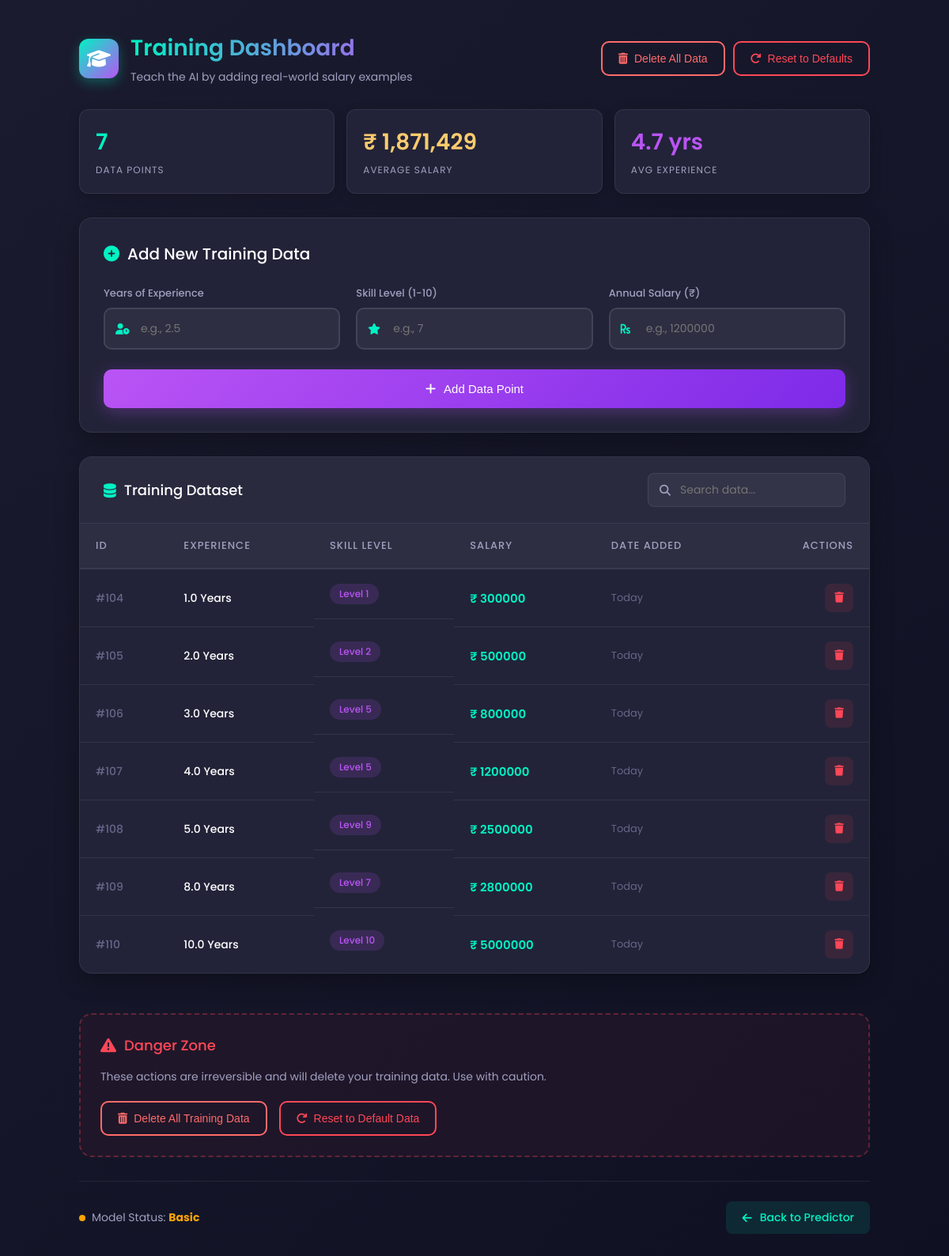
/train/, run on the app's committed database.
### predictor/models.py (models this page shows, shortened)
class SalaryData(models.Model):
    years = models.FloatField()
    job_level = models.IntegerField()
    salary = models.FloatField()

### predictor/views.py (the view)
# urls.py: path('train/', views.train_page, name='train'),
def train_page(request):
    db_data = SalaryData.objects.all().order_by('years')
    context = {
        'dataset': db_data,
    }
    return render(request, 'train.html', context)

### predictor/templates/train.html (shortened to what this page needs)
<!DOCTYPE html>
<html lang="en">
<head>
    <link rel="stylesheet" href="https://cdnjs.cloudflare.com/ajax/libs/font-awesome/6.4.0/css/all.min.css">
    <link rel="stylesheet" href="https://cdn.jsdelivr.net/npm/sweetalert2@11/dist/sweetalert2.min.css">
</head>
<body>
    <div class="header">
        <div class="header-left">
            <div class="header-icon">
                <i class="fas fa-graduation-cap"></i>
            </div>
            <div class="header-text">
                <h1>Training Dashboard</h1>
                <div class="subtitle">Teach the AI by adding real-world salary examples</div>
            </div>
        </div>
        <div class="header-actions">
            <button class="btn-delete-all" onclick="showDeleteAllModal()" id="deleteAllBtn" {% if dataset|length == 0 %}disabled{% endif %}>
                <i class="fas fa-trash-alt"></i>
                Delete All Data
            </button>
            <button class="btn-reset" onclick="showResetModal()">
                <i class="fas fa-redo"></i>
                Reset to Defaults
            </button>
        </div>
    </div>
    <div class="stats-container">
        <div class="stat-card">
            <div class="stat-value data-count" id="dataCount">...</div>
            <div class="stat-label">Data Points</div>
        </div>
        <div class="stat-card">
            <div class="stat-value avg-salary" id="avgSalary">...</div>
            <div class="stat-label">Average Salary</div>
        </div>
        <div class="stat-card">
            <div class="stat-value avg-exp" id="avgExp">...</div>
            <div class="stat-label">Avg Experience</div>
        </div>
    </div>
    <div class="add-card">
        <div class="card-title">
            <i class="fas fa-plus-circle"></i>
            <h2>Add New Training Data</h2>
        </div>
        <div class="form-row">
            <div class="input-group">
                <label>Years of Experience</label>
                <div class="input-with-icon">
                    <i class="fas fa-user-clock"></i>
                    <input type="number" id="t_years" placeholder="e.g., 2.5" min="0" max="50" step="0.5">
                </div>
            </div>
            <div class="input-group">
                <label>Skill Level (1-10)</label>
                <div class="input-with-icon">
                    <i class="fas fa-star"></i>
                    <input type="number" id="t_level" placeholder="e.g., 7" min="1" max="10">
                </div>
            </div>
            <div class="input-group">
                <label>Annual Salary (₹)</label>
                <div class="input-with-icon">
                    <i class="fas fa-rupee-sign"></i>
                    <input type="number" id="t_salary" placeholder="e.g., 1200000" min="0">
                </div>
            </div>
        </div>
        <div class="form-actions">
            <button class="btn-add" onclick="train()" id="train-btn">
                <i class="fas fa-plus"></i>
                Add Data Point
            </button>
        </div>
    </div>
    <div class="table-container">
        <div class="table-header">
            <h2><i class="fas fa-database"></i> Training Dataset</h2>
            <div class="search-box">
                <i class="fas fa-search"></i>
                <input type="text" id="searchInput" placeholder="Search data..." onkeyup="filterTable()">
            </div>
        </div>
        <table>
            <thead>
                <tr>
                    <th>ID</th>
                    <th>Experience</th>
                    <th>Skill Level</th>
                    <th>Salary</th>
                    <th>Date Added</th>
                    <th style="text-align: right;">Actions</th>
                </tr>
            </thead>
            <tbody id="tableBody">
                {% if dataset|length > 0 %}
                    {% for row in dataset %}
                    <tr>
                        <td class="id-cell">#{{ row.id }}</td>
                        <td class="exp-cell">{{ row.years|floatformat:"1" }} Years</td>
                        <td class="level-cell">
                            <span class="level-badge">Level {{ row.job_level }}</span>
                        </td>
                        <td class="salary-cell">₹ {{ row.salary|floatformat:"0" }}</td>
                        <td style="color: var(--text-muted); font-size: 13px;">
                            {% if row.created_at %}
                                {{ row.created_at|date:"M d" }}
                            {% else %}
                                Today
                            {% endif %}
                        </td>
                        <td class="action-cell">
                            <button class="btn-del" onclick="deleteRow({{ row.id }})">
                                <i class="fas fa-trash"></i>
                            </button>
                        </td>
                    </tr>
                    {% endfor %}
                {% endif %}
            </tbody>
        </table>
    </div>
    <div class="danger-zone">
        <div class="danger-zone-title">
            <i class="fas fa-exclamation-triangle"></i>
            <h3>Danger Zone</h3>
        </div>
        <p>These actions are irreversible and will delete your training data. Use with caution.</p>
        <div class="danger-zone-actions">
            <button class="btn-delete-all" onclick="showDeleteAllModal()" id="dangerDeleteAllBtn" {% if dataset|length == 0 %}disabled{% endif %}>
                <i class="fas fa-trash-alt"></i>
                Delete All Training Data
            </button>
            <button class="btn-reset" onclick="showResetModal()">
                <i class="fas fa-redo"></i>
                Reset to Default Data
            </button>
        </div>
    </div>
    <div class="footer">
        <div class="model-status">
            <div class="status-indicator" id="statusDot"></div>
            <span>Model Status: <strong id="modelStatus">Loading...</strong></span>
        </div>
        <a href="/" class="back-link">
            <i class="fas fa-arrow-left"></i>
            Back to Predictor
        </a>
    </div>
</body>
</html>

### data on the page
SalaryData: id "104", years "1.0", job_level "1", salary "300000"
SalaryData: id "105", years "2.0", job_level "2", salary "500000"
SalaryData: id "106", years "3.0", job_level "5", salary "800000"
SalaryData: id "107", years "4.0", job_level "5", salary "1200000"
SalaryData: id "108", years "5.0", job_level "9", salary "2500000"
SalaryData: id "109", years "8.0", job_level "7", salary "2800000"
SalaryData: id "110", years "10.0", job_level "10", salary "5000000"
